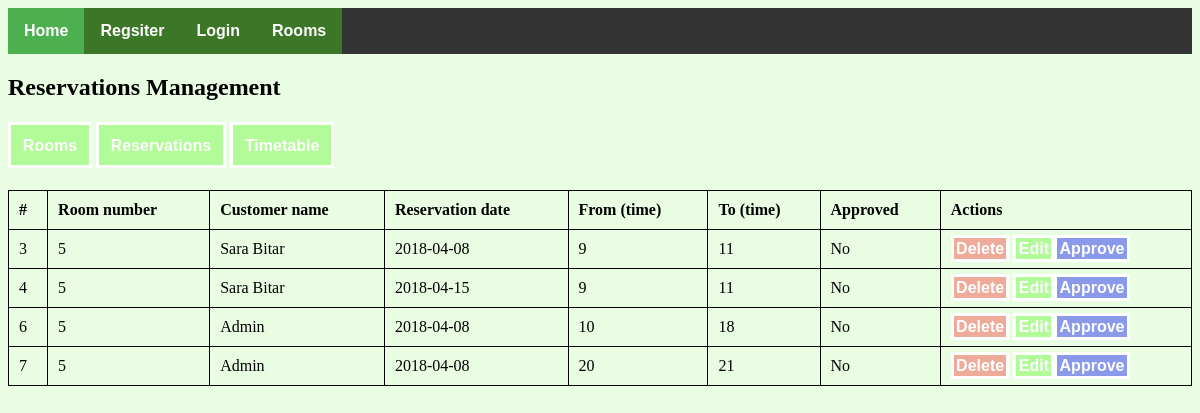
Page /pages/booking.php on the earlier database version.
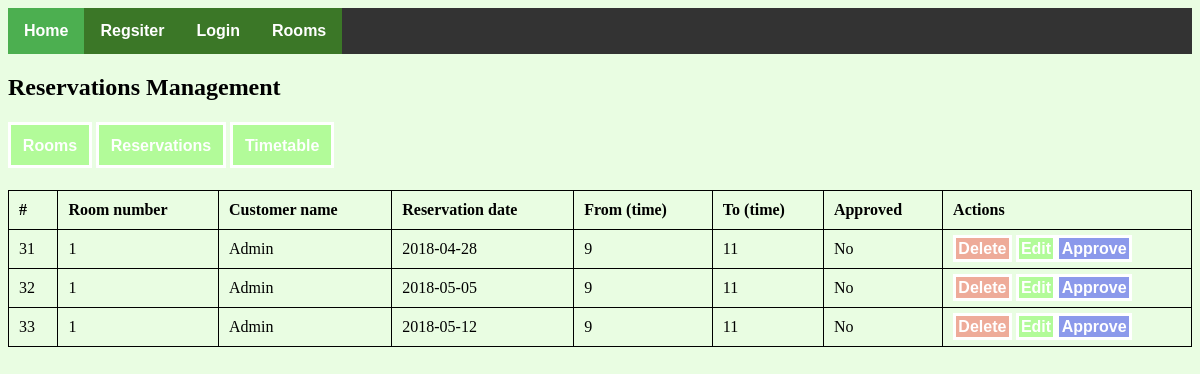
Same page on the later database version.
### tables this page shows
CREATE TABLE `reservations` (
  `reservation_id` int(11) NOT NULL,
  `room_id` int(11) NOT NULL,
  `user_id` int(11) NOT NULL,
  `reservation_date` date NOT NULL,
  `from_time` int(11) NOT NULL,
  `to_time` int(11) NOT NULL,
  `approved` tinyint(4) NOT NULL DEFAULT '0'
);

CREATE TABLE `rooms` (
  `id` int(11) NOT NULL,
  `room_number` int(11) NOT NULL,
  `description` text NOT NULL,
  `image` varchar(255) NOT NULL
);

CREATE TABLE `users` (
  `id` int(11) NOT NULL,
  `full_name` varchar(255) NOT NULL,
  `phonenumber` varchar(255) NOT NULL,
  `address` text NOT NULL,
  `gender` tinyint(4) NOT NULL,
  `email` varchar(255) NOT NULL,
  `password` varchar(255) NOT NULL,
  `is_admin` tinyint(4) NOT NULL DEFAULT '0',
  `salt` varchar(255) NOT NULL
);

### pages/booking.php (the view, shortened to what this page needs)
<!DOCTYPE html>
<html>
<head>
  <link rel="stylesheet" type="text/css" href="../css/fontawesome-all.min.css">
  <link rel="stylesheet" type="text/css" href="../css/style.css">
</head>
<body>
  <?php
        include('config.php');
  ?>
<ul>
    <li><a href="../index.php" class="active">Home</a></li>
    <li><a href="register.php">Regsiter</a></li>
    <?php if (isset($_SESSION['login'])) { ?>
      <li><a href="reservations.php">Reservations</a></li>
      <li><a href="logout.php">Logout</a></li>
      <?php if (isset($_SESSION['is_admin']) && ($_SESSION['is_admin'] == "1")) { ?>
        <li><a href="admin.php">Admin</a></li>
        <?php
          $sql = "SELECT * FROM notifications WHERE seen = 0";
          $result = mysqli_query($connection, $sql);
        ?>
        <li style="float:right;"><a href="notification.php"><i class="fas fa-bell"></i> <?=  $result->num_rows > 0 ? $result->num_rows : "" ?>
          </a></li>
      <?php } ?>
    <?php } else { ?>
      <li><a href="login.php">Login</a></li>
    <?php } ?>
    <li><a href="rooms.php">Rooms</a></li>
  </ul>
  <h2>Reservations Management</h2>
  <div class="admin-links">
    <a href="room.php">Rooms</a>
    <a href="booking.php">Reservations</a>
    <a href='timetable.php'>Timetable</a>
  </div>
  <table style="width:100%">
  <tr>
    <th>#</th>
    <th>Room number</th>
    <th>Customer name</th>
    <th>Reservation date</th>
    <th>From (time)</th>
    <th>To (time)</th>
    <th>Approved</th>
    <th>Actions</th>
  </tr>
  <?php
    $sql = "SELECT * FROM reservations INNER JOIN rooms ON reservations.room_id = rooms.id INNER JOIN users ON users.id = reservations.user_id";
    $rooms = mysqli_query($connection, $sql);
    if ($rooms->num_rows > 0) {
      while ($row = mysqli_fetch_assoc($rooms)) {
         echo "<tr>";
          echo "<td>".$row['reservation_id']."</td>";
          echo "<td>".$row['room_number']."</td>";
          echo "<td>".$row['full_name']."</td>";
          echo "<td>".$row['reservation_date']."</td>";
          echo "<td>".$row['from_time']."</td>";
          echo "<td>".$row['to_time']."</td>";
          if ($row['approved'] == "1") {
            echo "<td>Yes</td>";
          } else {
            echo "<td>No</td>";
          }
          echo "<td><a href='deleteReservation.php?id=".$row['reservation_id']."' class='delete'>Delete</a> <a href='editReservation.php?id=".$row['reservation_id']."&room_id=".$row['room_id']."'>Edit</a><a href='approve.php?id=".$row['reservation_id']."' class='approve'>Approve</a></td>";
         echo "</tr>";
      }
    }
  ?>
</table>
</body>
</html>

### css/style.css (style rules this page uses)
body { background-color: #4bf5131f; }
a { text-decoration: none; background-color: #4bf51359; border: solid 3px #fff; padding: 1%; color: #fff; font-weight: bold; font-family: sans-serif; }
.admin-links { margin: 3% auto; }
table, th, td { border: 1px solid black; border-collapse: collapse; }
th, td { padding: 10px; }
th { text-align: left; }
.delete { background-color: #f5131359; }
.approve { background-color: #131af570; }
ul { list-style-type: none; margin: 0; padding: 0; overflow: hidden; background-color: #333; }
li { float: left; }
li a { display: block !important; color: white !important; text-align: center !important; padding: 14px 16px !important; text-decoration: none !important; border: 0px !important; }
.active { background-color: #4CAF50 !important; }

Differences in the rows shown:
removed reservations: reservation_id "3", room.room_number "5", user.full_name "Sara Bitar", reservation_date "2018-04-08", from_time "9", to_time "11", approved "No"
removed reservations: reservation_id "4", room.room_number "5", user.full_name "Sara Bitar", reservation_date "2018-04-15", from_time "9", to_time "11", approved "No"
removed reservations: reservation_id "6", room.room_number "5", user.full_name "Admin", reservation_date "2018-04-08", from_time "10", to_time "18", approved "No"
removed reservations: reservation_id "7", room.room_number "5", user.full_name "Admin", reservation_date "2018-04-08", from_time "20", to_time "21", approved "No"
added reservations: reservation_id "31", room.room_number "1", user.full_name "Admin", reservation_date "2018-04-28", from_time "9", to_time "11", approved "No"
added reservations: reservation_id "32", room.room_number "1", user.full_name "Admin", reservation_date "2018-05-05", from_time "9", to_time "11", approved "No"
added reservations: reservation_id "33", room.room_number "1", user.full_name "Admin", reservation_date "2018-05-12", from_time "9", to_time "11", approved "No"
